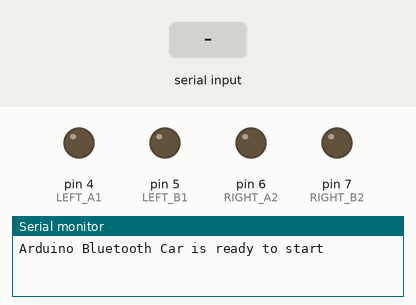
The sketch below on a simulated Arduino Uno, built with avr-gcc and run on an emulated ATmega328P. Shown: output pins drawn as LEDs (lit = HIGH), the last lines printed to the serial monitor. Inputs (shaded band) come from the test bench.

Above: at 1.2 s.
1.3 s: "l" received over the second serial link
At 2.5 s:
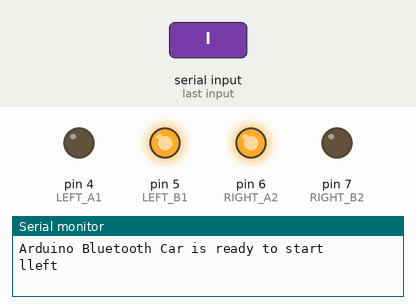
2.8 s: "r" received over the second serial link
At 3.7 s:
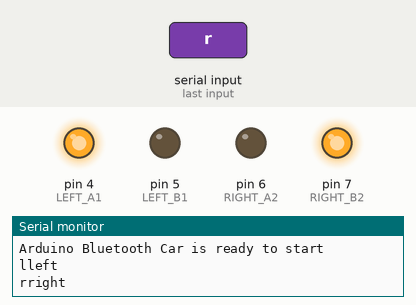
4.3 s: "f" received over the second serial link
At 4.9 s:
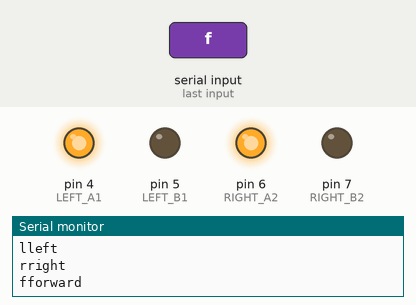
5.8 s: "b" received over the second serial link
At 7.0 s:
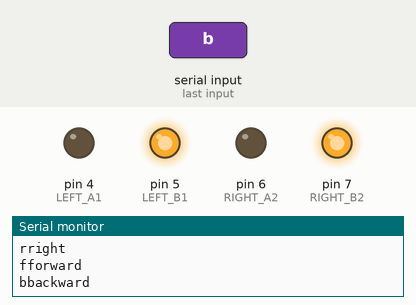
7.3 s: "w" received over the second serial link
At 8.4 s:
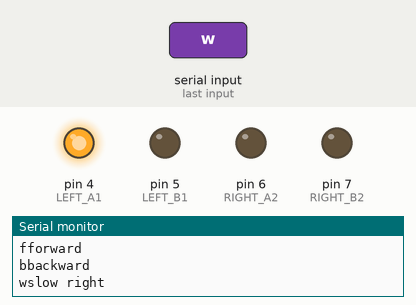
8.8 s: "q" received over the second serial link
At 9.5 s:
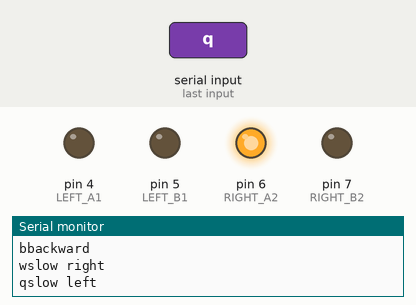
Timing chart, 0 to 11.3 s (numbered marks = the images above; inputs shaded):
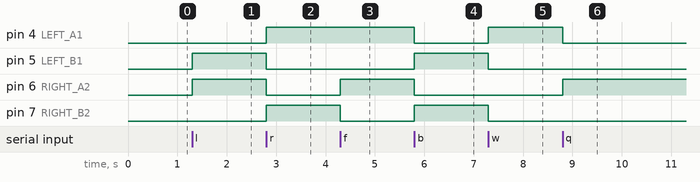

Measured:
- after the input at 1.3 s, pin 5 (LEFT_B1), pin 6 (RIGHT_A2): LOW → HIGH at once
- after the input at 2.8 s, pin 4 (LEFT_A1), pin 7 (RIGHT_B2): LOW → HIGH at once; pin 5 (LEFT_B1), pin 6 (RIGHT_A2): HIGH → LOW at once
- after the input at 4.3 s, pin 6 (RIGHT_A2): LOW → HIGH at once; pin 7 (RIGHT_B2): HIGH → LOW at once
- after the input at 5.8 s, pin 4 (LEFT_A1), pin 6 (RIGHT_A2): HIGH → LOW at once; pin 5 (LEFT_B1), pin 7 (RIGHT_B2): LOW → HIGH at once
- after the input at 7.3 s, pin 4 (LEFT_A1): LOW → HIGH at once; pin 5 (LEFT_B1), pin 7 (RIGHT_B2): HIGH → LOW at once
- after the input at 8.8 s, pin 4 (LEFT_A1): HIGH → LOW at once; pin 6 (RIGHT_A2): LOW → HIGH at once

The sketch:

Car_hw_main_code.ino
```cpp
#include <SoftwareSerial.h> //시리얼 통신 라이브러리 호출

//모터 PIN 설정
#define LEFT_A1 4 //왼쪽 바퀴
#define LEFT_B1 5 //왼쪽 바퀴
#define RIGHT_A2 6 //오른쪽 바퀴
#define RIGHT_B2 7 //오른쪽 바퀴

//블루투스 PIN 설정
#define BLUE_TX 2 //블루투스 TX
#define BLUE_RX 3 //블루투스 RX

SoftwareSerial mySerial(BLUE_TX, BLUE_RX);  //시리얼 통신을 위한 객체선언
char value; //블루투스에서 받는 값

void setup() {
  Serial.begin(9600);   //시리얼모니터
  mySerial.begin(9600); //블루투스 시리얼 개방

  pinMode(LEFT_A1, OUTPUT);
  pinMode(RIGHT_A2, OUTPUT);
  pinMode(LEFT_B1, OUTPUT);
  pinMode(RIGHT_B2, OUTPUT);

  Serial.println("Arduino Bluetooth Car is ready to start");
}

void loop() {
  while(mySerial.available())  //mySerial에 전송된 값이 있으면
  {
     value = mySerial.read(); //전송값 읽음
     Serial.print(value);

     if(value == 'l'){            //좌회전(강)
       Serial.println("left");
       left();
     }else if(value == 'r'){      //우회전(강)
       Serial.println("right");
       right();
     }else if(value == 'f'){      //전진
       Serial.println("forward");
       forward();
     }else if(value == 'b'){      //후진
       Serial.println("backward");
       backward();
     }else if(value == 'w'){      //우회전(약)
       Serial.println("slow right");
       sRight();
     }else if(value == 'q'){      //좌회전(약)
       Serial.println("slow left");
       sLeft();
     }else if(value == 's'){      //정지
       Serial.println("stop");
       stop();
     }
  }

}

// 자동차 움직임 정의 Function 들
void forward(){
  digitalWrite(LEFT_A1, HIGH);
  digitalWrite(LEFT_B1, LOW);
  digitalWrite(RIGHT_A2, HIGH);
  digitalWrite(RIGHT_B2, LOW);
}
void backward(){
  digitalWrite(LEFT_A1, LOW);
  digitalWrite(LEFT_B1, HIGH);
  digitalWrite(RIGHT_A2, LOW);
  digitalWrite(RIGHT_B2, HIGH);
}
void left(){
  digitalWrite(LEFT_A1, LOW);
  digitalWrite(LEFT_B1, HIGH);
  digitalWrite(RIGHT_A2, HIGH);
  digitalWrite(RIGHT_B2, LOW);
}
void right(){
  digitalWrite(LEFT_A1, HIGH);
  digitalWrite(LEFT_B1, LOW);
  digitalWrite(RIGHT_A2, LOW);
  digitalWrite(RIGHT_B2, HIGH);
}
void sLeft(){
  digitalWrite(LEFT_A1, LOW);
  digitalWrite(LEFT_B1, LOW);
  digitalWrite(RIGHT_A2, HIGH);
  digitalWrite(RIGHT_B2, LOW);
}
void sRight(){
  digitalWrite(LEFT_A1, HIGH);
  digitalWrite(LEFT_B1, LOW);
  digitalWrite(RIGHT_A2, LOW);
  digitalWrite(RIGHT_B2, LOW);
}
void stop(){
  digitalWrite(LEFT_A1, LOW);
  digitalWrite(LEFT_B1, LOW);
  digitalWrite(RIGHT_A2, LOW);
  digitalWrite(RIGHT_B2, LOW);
}
```

i2c.ino
```cpp
const uint8_t IMUAddress = 0x68; // AD0 is logic low on the PCB
const uint16_t I2C_TIMEOUT = 1000; // Used to check for errors in I2C communication

uint8_t i2cWrite(uint8_t registerAddress, uint8_t data, bool sendStop) {
  return i2cWrite(registerAddress,&data,1,sendStop); // Returns 0 on success
}

uint8_t i2cWrite(uint8_t registerAddress, uint8_t* data, uint8_t length, bool sendStop) {
  Wire.beginTransmission(IMUAddress);
  Wire.write(registerAddress);
  Wire.write(data, length);
  return Wire.endTransmission(sendStop); // Returns 0 on success
}

uint8_t i2cRead(uint8_t registerAddress, uint8_t* data, uint8_t nbytes) {
  uint32_t timeOutTimer;
  Wire.beginTransmission(IMUAddress);
  Wire.write(registerAddress);
  if(Wire.endTransmission(false)) // Don't release the bus
    return 1; // Error in communication
  Wire.requestFrom(IMUAddress, nbytes,(uint8_t)true); // Send a repeated start and then release the bus after reading
  for(uint8_t i = 0; i < nbytes; i++) {
    if(Wire.available())
      data[i] = Wire.read();
    else {
      timeOutTimer = micros();
      while(((micros() - timeOutTimer) < I2C_TIMEOUT) && !Wire.available());
      if(Wire.available())
        data[i] = Wire.read();
      else
        return 2; // Error in communication
    }
  }
  return 0; // Success
}
```
